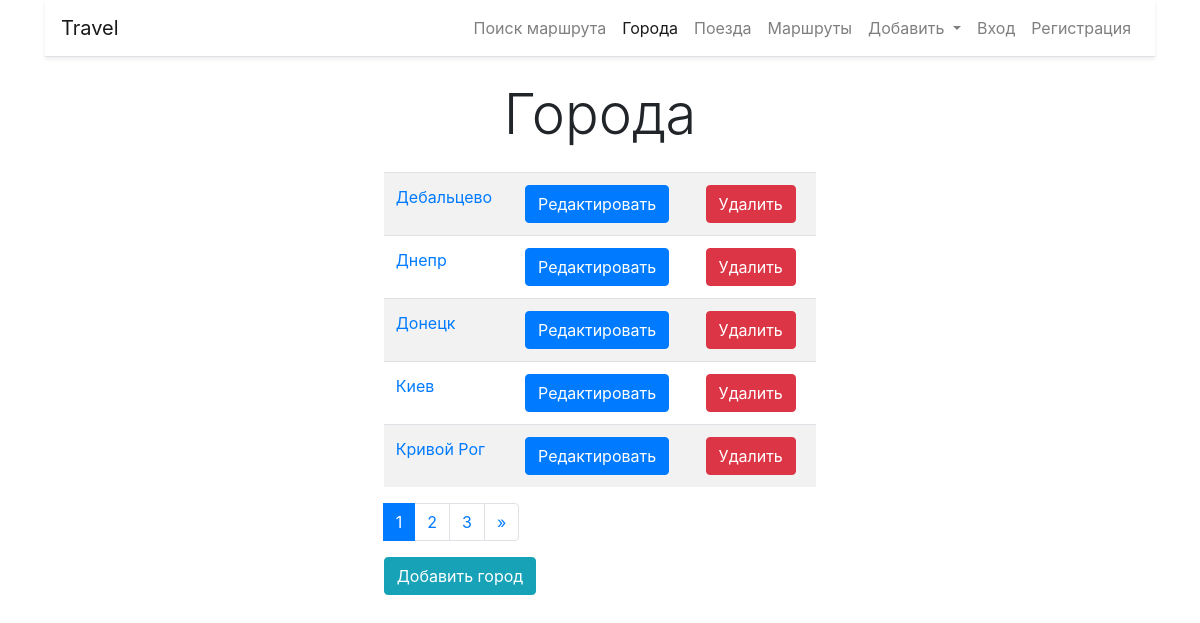
The app's page /cities/, older data.
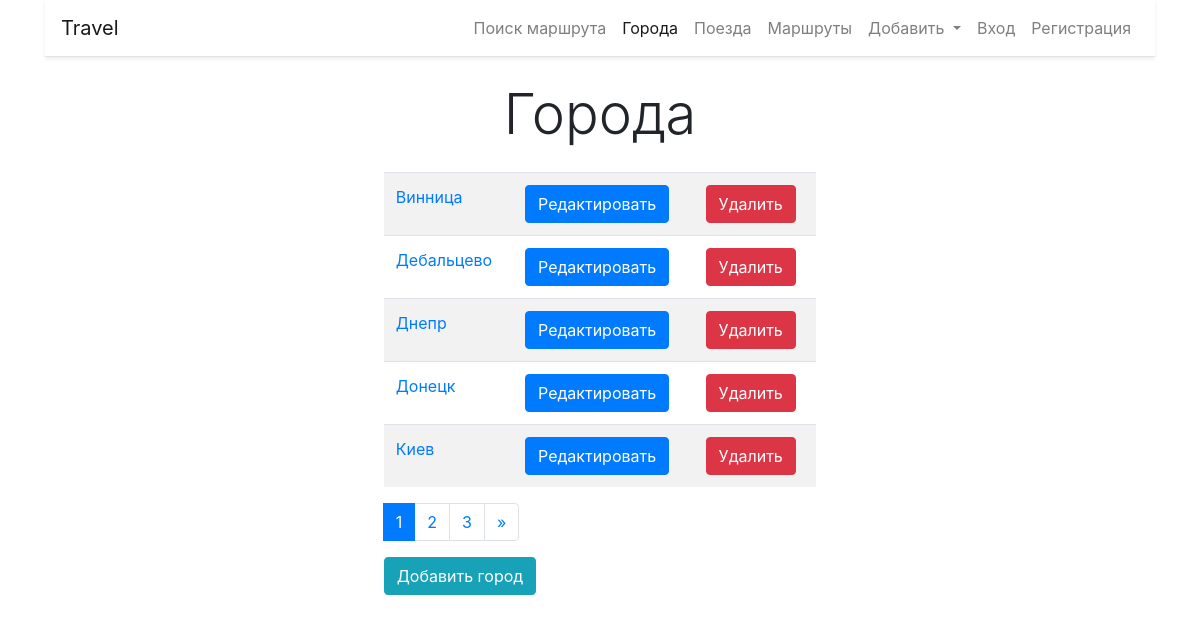
The same page, newer data.
### cities/models.py (models this page shows, shortened)
class City(models.Model):
    name = models.CharField(max_length=100, unique=True,
                            error_messages={'unique': 'Город с таким названием уже существует'}, verbose_name='Город')
    class Meta:
        verbose_name = 'Город'
        verbose_name_plural = 'Города'
        ordering = ['name']

### cities/views.py (the view)
# urls.py: path('', home, name='home'),
def home(request):
    cities = City.objects.all()
    paginator = Paginator(cities, 5)
    page_number = request.GET.get('page')
    page_numbers = paginator.page_range
    page_obj = paginator.get_page(page_number)
    return render(request=request, template_name='cities/home.html',
                  context={'cities_list': cities, 'page_obj': page_obj, 'page_numbers': page_numbers})

### cities/templates/cities/home.html (shortened to what this page needs)
{% extends 'base.html' %}
{% block content %}
<h1 class="display-4 text-center my-4">Города</h1>
<div class="col-md-5 mx-auto">
    <table class="table table-striped">
        <tbody>
        {% for city in page_obj %}
        <tr>
            <td><a href="{% url 'city:current_city' city.pk %}">{{ city.name }}</a></td>
            <td><a href="{% url 'city:update' city.pk %}">
                <button type="button" class="btn btn-primary">Редактировать</button>
            </a></td>
            <td><a href="{% url 'city:delete' city.pk %}">
                <button type="button" class="btn btn-danger">Удалить</button>
            </a></td>
        </tr>
        {% endfor %}
        </tbody>
    </table>
    <nav aria-label="Page navigation example">
        <ul class="pagination">
            {% for i in page_obj.paginator.page_range %}
            <li class="page-item current {% ifequal i page_obj.number %} active {% endifequal %}">
                <a class="page-link" href="?page={{ i }}">{{ i }}</a>
            </li>
            {% endfor %}
            <li class="page-item">
                {% if page_obj.has_next %}
                <a class="page-link" href="?page={{ page_obj.next_page_number }}" aria-label="Next">
                    <span aria-hidden="true">&raquo;</span>
                </a>
                {% endif %}
            </li>
        </ul>
    </nav>
    <a href="{% url 'city:create' %}">
        <button type="button" class="btn btn-info">Добавить город</button>
    </a>
</div>
{% endblock %}

Row changes from the older to the newer data that the page shows:
no longer on this page (row unchanged): City: name "Кривой Рог"
added City: name "Винница"
